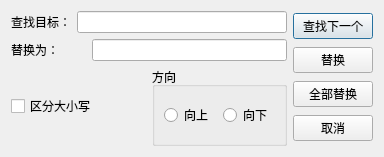
<?xml version="1.0" encoding="UTF-8"?>
<ui version="4.0">
 <class>ReplaceDialog</class>
 <widget class="QDialog" name="ReplaceDialog">
  <property name="geometry">
   <rect>
    <x>0</x>
    <y>0</y>
    <width>384</width>
    <height>157</height>
   </rect>
  </property>
  <property name="maximumSize">
   <size>
    <width>384</width>
    <height>157</height>
   </size>
  </property>
  <property name="windowTitle">
   <string>替换</string>
  </property>
  <layout class="QHBoxLayout" name="horizontalLayout_5">
   <item>
    <layout class="QVBoxLayout" name="verticalLayout_3">
     <item>
      <layout class="QHBoxLayout" name="horizontalLayout">
       <item>
        <widget class="QLabel" name="label">
         <property name="sizePolicy">
          <sizepolicy hsizetype="Fixed" vsizetype="Fixed">
           <horstretch>0</horstretch>
           <verstretch>0</verstretch>
          </sizepolicy>
         </property>
         <property name="minimumSize">
          <size>
           <width>45</width>
           <height>0</height>
          </size>
         </property>
         <property name="maximumSize">
          <size>
           <width>100</width>
           <height>16777215</height>
          </size>
         </property>
         <property name="text">
          <string>查找目标：</string>
         </property>
        </widget>
       </item>
       <item>
        <widget class="QLineEdit" name="lineEdit"/>
       </item>
      </layout>
     </item>
     <item>
      <layout class="QHBoxLayout" name="horizontalLayout_2">
       <item>
        <widget class="QLabel" name="label_2">
         <property name="sizePolicy">
          <sizepolicy hsizetype="Fixed" vsizetype="Fixed">
           <horstretch>0</horstretch>
           <verstretch>0</verstretch>
          </sizepolicy>
         </property>
         <property name="minimumSize">
          <size>
           <width>75</width>
           <height>0</height>
          </size>
         </property>
         <property name="maximumSize">
          <size>
           <width>100</width>
           <height>16777215</height>
          </size>
         </property>
         <property name="text">
          <string>替换为：</string>
         </property>
        </widget>
       </item>
       <item>
        <widget class="QLineEdit" name="lineEdit_2"/>
       </item>
      </layout>
     </item>
     <item>
      <layout class="QHBoxLayout" name="horizontalLayout_3">
       <item>
        <widget class="QCheckBox" name="checkBox">
         <property name="text">
          <string>区分大小写</string>
         </property>
        </widget>
       </item>
       <item>
        <widget class="QGroupBox" name="groupBox">
         <property name="title">
          <string>方向</string>
         </property>
         <layout class="QVBoxLayout" name="verticalLayout_2">
          <item>
           <layout class="QHBoxLayout" name="horizontalLayout_4">
            <item>
             <widget class="QRadioButton" name="radioButton">
              <property name="text">
               <string>向上</string>
              </property>
             </widget>
            </item>
            <item>
             <widget class="QRadioButton" name="radioButton_2">
              <property name="text">
               <string>向下</string>
              </property>
             </widget>
            </item>
           </layout>
          </item>
         </layout>
        </widget>
       </item>
      </layout>
     </item>
    </layout>
   </item>
   <item>
    <layout class="QVBoxLayout" name="verticalLayout">
     <item>
      <widget class="QPushButton" name="pushButton">
       <property name="text">
        <string>查找下一个</string>
       </property>
      </widget>
     </item>
     <item>
      <widget class="QPushButton" name="pushButton_2">
       <property name="text">
        <string>替换</string>
       </property>
      </widget>
     </item>
     <item>
      <widget class="QPushButton" name="pushButton_3">
       <property name="text">
        <string>全部替换</string>
       </property>
      </widget>
     </item>
     <item>
      <widget class="QPushButton" name="pushButton_4">
       <property name="text">
        <string>取消</string>
       </property>
      </widget>
     </item>
    </layout>
   </item>
  </layout>
 </widget>
 <resources/>
 <connections/>
</ui>
